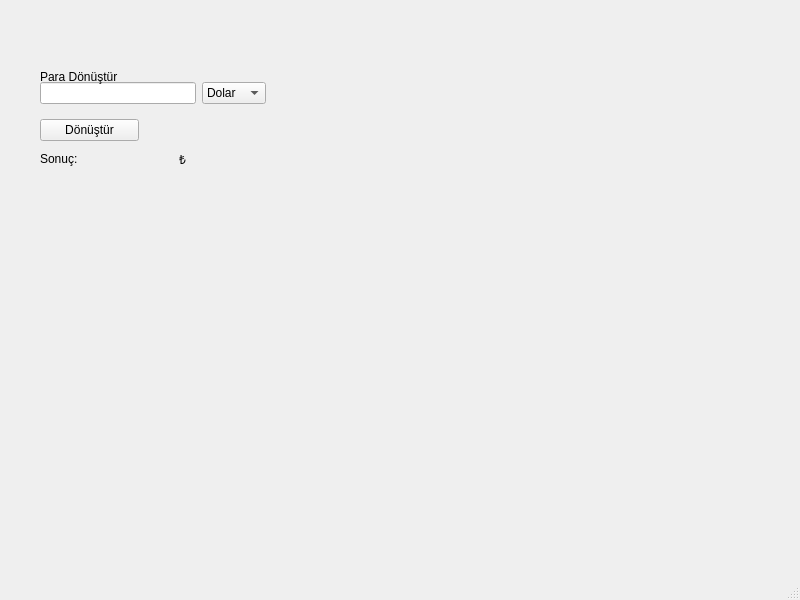
<?xml version="1.0" encoding="UTF-8"?>
<ui version="4.0">
 <class>MainWindow</class>
 <widget class="QMainWindow" name="MainWindow">
  <property name="geometry">
   <rect>
    <x>0</x>
    <y>0</y>
    <width>800</width>
    <height>600</height>
   </rect>
  </property>
  <property name="windowTitle">
   <string>MainWindow</string>
  </property>
  <widget class="QWidget" name="centralwidget">
   <widget class="QWidget" name="">
    <property name="geometry">
     <rect>
      <x>40</x>
      <y>80</y>
      <width>226</width>
      <height>27</height>
     </rect>
    </property>
    <layout class="QHBoxLayout" name="horizontalLayout">
     <item>
      <widget class="QLineEdit" name="txt_para"/>
     </item>
     <item>
      <widget class="QComboBox" name="comboBox">
       <item>
        <property name="text">
         <string>Dolar </string>
        </property>
       </item>
       <item>
        <property name="text">
         <string>Euro</string>
        </property>
       </item>
       <item>
        <property name="text">
         <string>Sterlin</string>
        </property>
       </item>
       <item>
        <property name="text">
         <string>Yuan</string>
        </property>
       </item>
      </widget>
     </item>
    </layout>
   </widget>
   <widget class="QWidget" name="">
    <property name="geometry">
     <rect>
      <x>40</x>
      <y>150</y>
      <width>271</width>
      <height>18</height>
     </rect>
    </property>
    <layout class="QHBoxLayout" name="horizontalLayout_2">
     <item>
      <widget class="QLabel" name="lbl_sonuc">
       <property name="text">
        <string>Sonuç:</string>
       </property>
      </widget>
     </item>
     <item>
      <widget class="QLabel" name="lbl_tl">
       <property name="text">
        <string>₺</string>
       </property>
      </widget>
     </item>
    </layout>
   </widget>
   <widget class="QWidget" name="">
    <property name="geometry">
     <rect>
      <x>40</x>
      <y>40</y>
      <width>99</width>
      <height>101</height>
     </rect>
    </property>
    <layout class="QVBoxLayout" name="verticalLayout">
     <item>
      <widget class="QLabel" name="lbl_ana">
       <property name="text">
        <string>Para Dönüştür</string>
       </property>
      </widget>
     </item>
     <item>
      <widget class="QPushButton" name="pushButton">
       <property name="text">
        <string>Dönüştür</string>
       </property>
      </widget>
     </item>
    </layout>
   </widget>
  </widget>
  <widget class="QMenuBar" name="menubar">
   <property name="geometry">
    <rect>
     <x>0</x>
     <y>0</y>
     <width>800</width>
     <height>22</height>
    </rect>
   </property>
  </widget>
  <widget class="QStatusBar" name="statusbar"/>
 </widget>
 <resources/>
 <connections/>
</ui>
